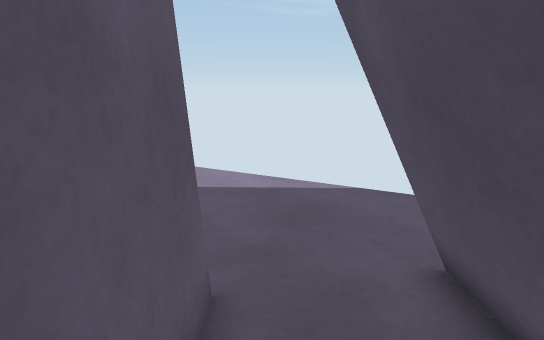
View 1 (above)

12 first-person views from a walk through a scene from a Unity 3-D project. The camera is 1.4 m above the floor, tilts 12° down and sees 70° across. The floor is counted in squares, 0.5 m on a side. Each view is taken from the middle of a square. On the plan, view 1 faces up. The plan holds only what a view shows up to about 20 squares ahead; the rest is blank. The place goes on beyond the plan.

View 2
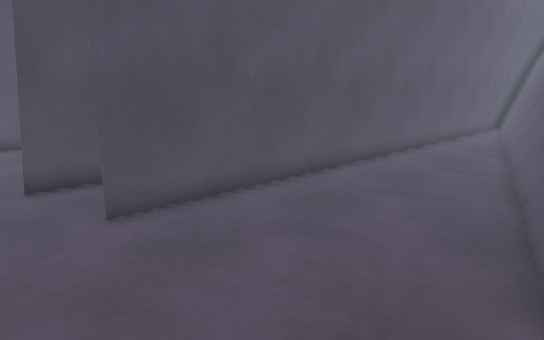

View 3
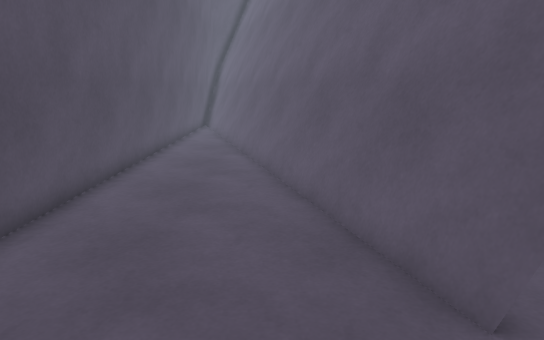

View 4
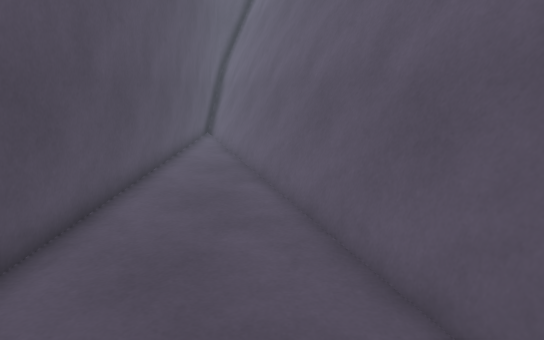

View 5
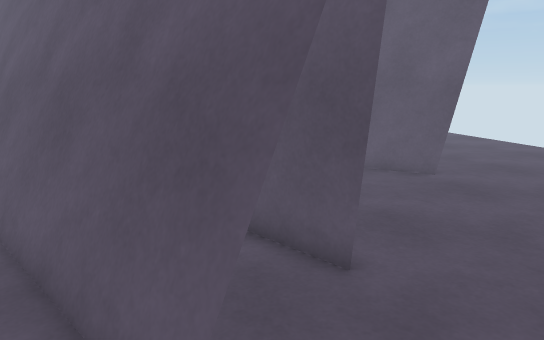

View 6
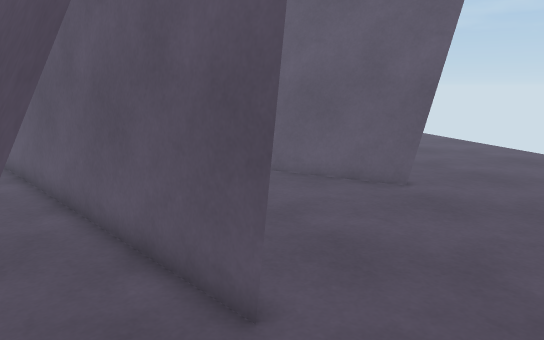

View 7
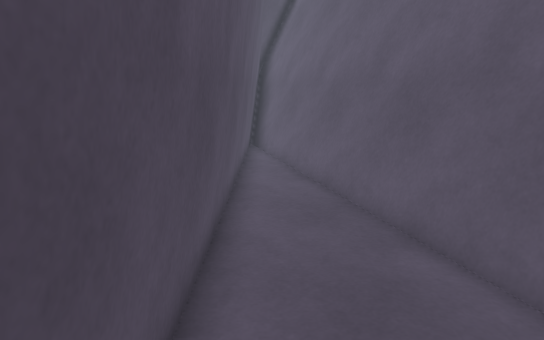

View 8
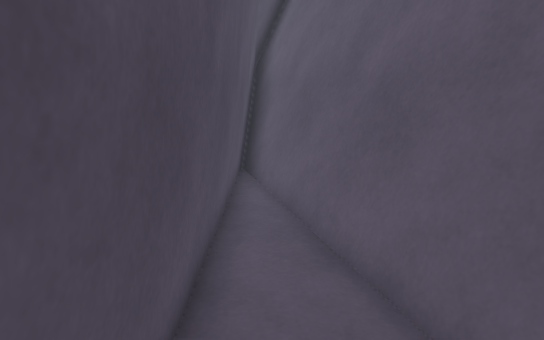

View 9
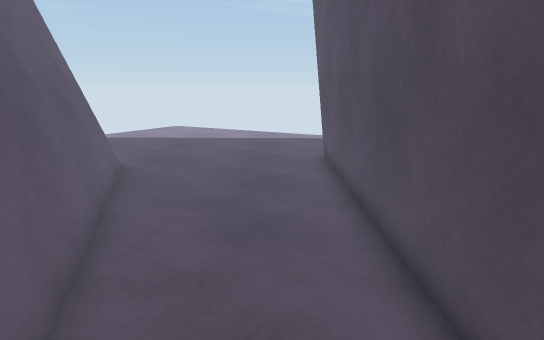

View 10
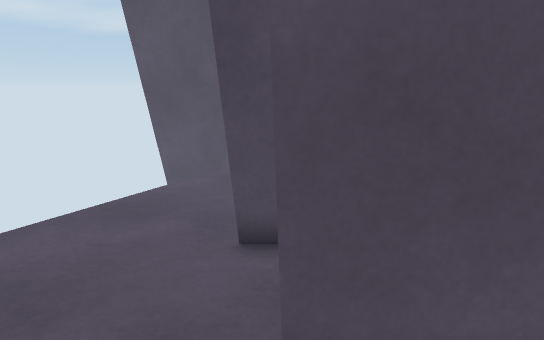

View 11
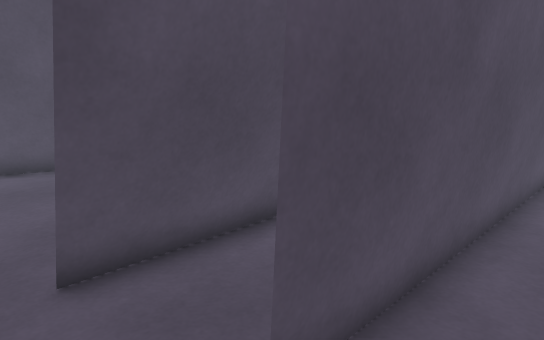

View 12
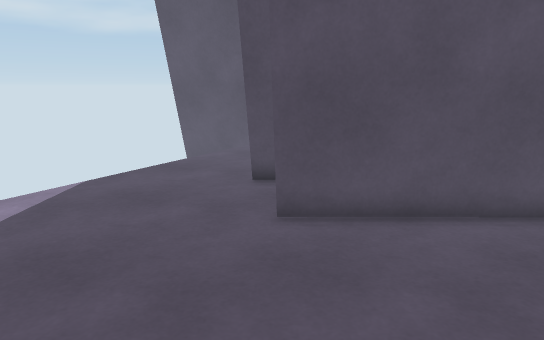

### Floor plan
Points are (right, up) in squares from view 1. A wall is a line through its corners. A room is listed if a view was taken in it or the views show most of it. See-through windows are left out.
Room 1 (views 1, 5, 6)
walls: (1.7, 1.9) (1.7, 5.8); (1.5, 2) (1.4, 5.7); (1.3, 1.9) (1.3, 5.7) (1.4, -6); (1.8, 5.8) (1.9, -4.2); (1.5, 5.7) (1.6, -4.9); (9.9, 3.1) (10.5, 4.6); (10.1, 3.1) (10.6, 4.5); (10.4, 3.2) (10.9, 4.6); (-1.1, 5.1) (-1.1, -7.8)
low walls: (2.4, 5.5) (2.5, -1.4); (2.2, 5.8) (2.3, -3.1); (1.9, 5.8) (2, -3.6); (10.5, 3.1) (11.1, 4.6); (10.7, 3) (11.2, 4.6); (-2.2, -19.2) (-0.9, -23.7); (-2.4, -19.7) (-1, -24.3); (-2.5, -19.8) (-1, -24.7)
ways out: opening at (-1, 7) to room 2
Room 2 (views 2, 3, 4, 7, 8, 9, 10, 11, 12)
walls: (-9.5, 1.7) (-1.1, -26.6); (-9.5, 2.5) (-1.1, -26); (-9.5, 3.1) (-1, -25.4); (-1.1, -20.6) (-1.1, 5.1)
low walls: (-8.9, 3.2) (-2.2, -19.2); (-9.1, 3.1) (-2.4, -19.7); (-9.3, 3.2) (-2.5, -19.8); (-0.9, -7.5) (-0.9, -5.6)
ways out: opening at (-1, 7) to room 1

Where each view was taken, in squares from view 1:
view 1: 0 up, 0 right, facing up
view 2: 8 up, 9 left, facing down-right
view 3: 7 up, 6 left, facing down
view 4: 2 up, 5 left, facing down
view 5: 8 up, 4 right, facing down-left
view 6: 8 up, 2 right, facing down-left
view 7: 3 down, 2 left, facing down
view 8: 9 down, 2 left, facing down
view 9: 11 down, 3 left, facing up
view 10: 5 up, 4 left, facing right
view 11: 7 up, 3 left, facing down-right
view 12: 5 up, 9 left, facing right
